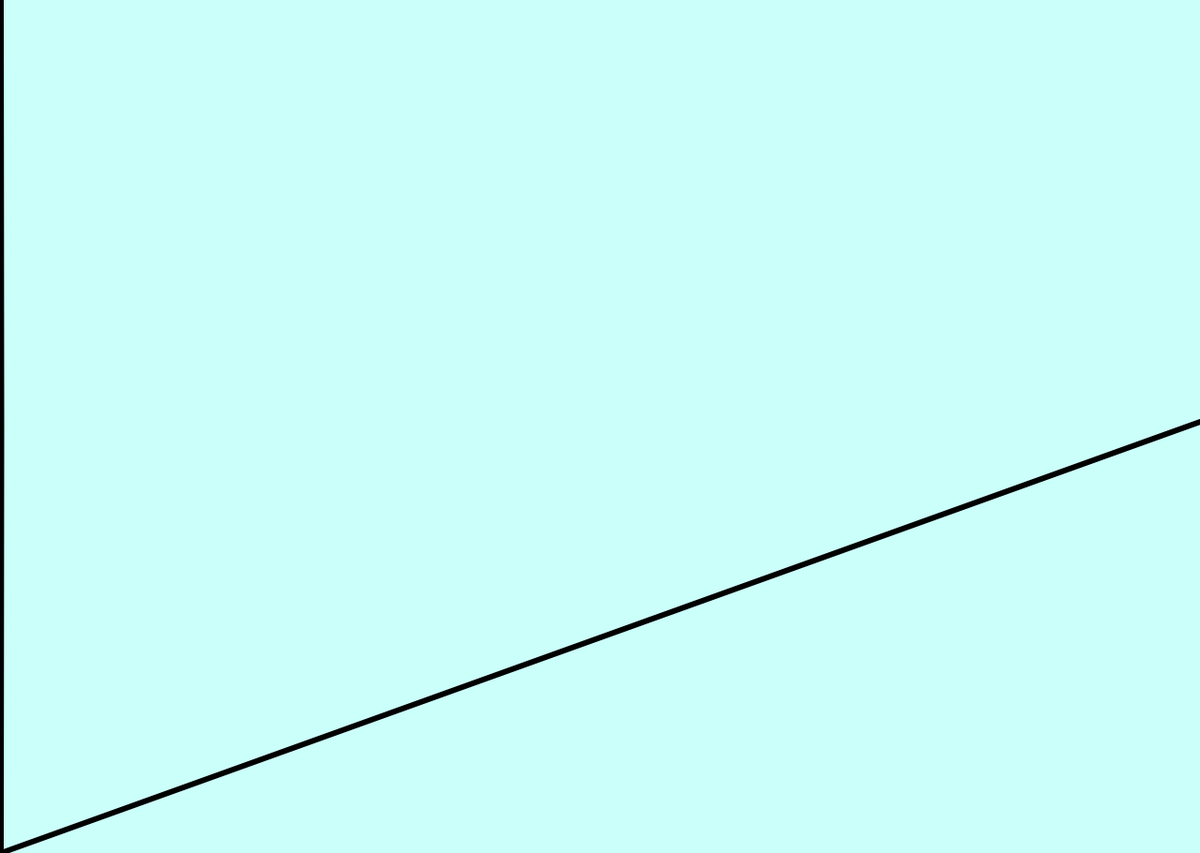
Frame 1 (no input)
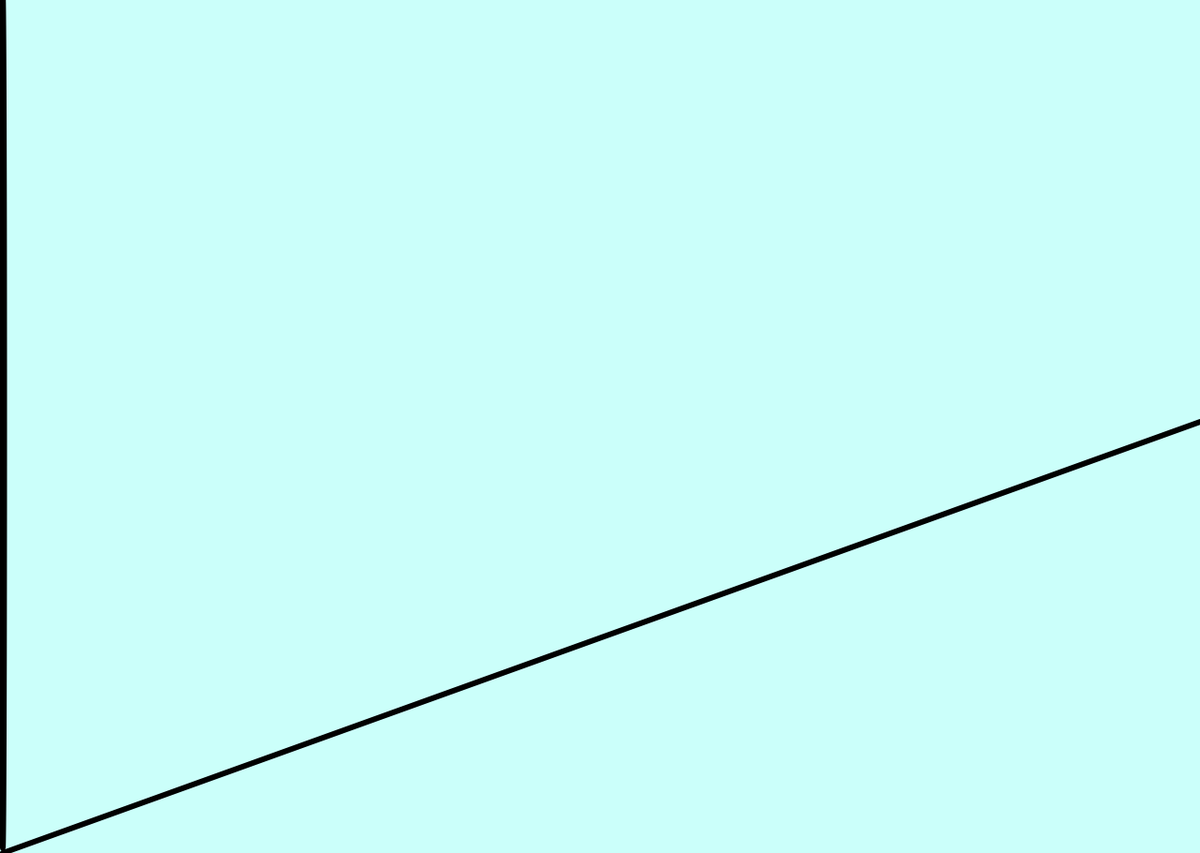
Frame 2 (the mouse pressed at the canvas centre, redrawn once)

The p5.js sketch that drew these frames (run headless with seeded random() and noise() and a simulated clock; the mouse was pressed at the canvas centre and the sketch redrawn once):

// p5.js sketch
// ── sketch.js
/* Looping asssignment
Madhusha Kulanathan
2/11/2018*/

// Variable setup
var x = 0;
var width= 1279

//page setup
function setup() {
  createCanvas(1279, 910);
  noLoop();
}

// create the speed and movement
function draw() {
  background(203, 255, 250);
  x = x + 1;
  if (x > width) {
    x = 0;
  }
  //create the subjects
  strokeWeight(6)
  ellipse(x, 450, x, height);
  line(1279, 450, x, height);
}
// When mouse presses, objects move
function mousePressed() {
  loop();
}
// When mouse released objects stop moving
function mouseReleased() {
  noLoop();
}
